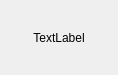
<?xml version="1.0" encoding="UTF-8"?>
<ui version="4.0">
 <class>ImgForm</class>
 <widget class="QWidget" name="ImgForm">
  <property name="geometry">
   <rect>
    <x>0</x>
    <y>0</y>
    <width>118</width>
    <height>75</height>
   </rect>
  </property>
  <property name="minimumSize">
   <size>
    <width>118</width>
    <height>0</height>
   </size>
  </property>
  <property name="maximumSize">
   <size>
    <width>128</width>
    <height>88</height>
   </size>
  </property>
  <property name="windowTitle">
   <string>Form</string>
  </property>
  <layout class="QGridLayout" name="gridLayout">
   <property name="leftMargin">
    <number>0</number>
   </property>
   <property name="topMargin">
    <number>0</number>
   </property>
   <property name="rightMargin">
    <number>0</number>
   </property>
   <property name="bottomMargin">
    <number>0</number>
   </property>
   <property name="spacing">
    <number>0</number>
   </property>
   <item row="0" column="0">
    <widget class="QLabel" name="label">
     <property name="styleSheet">
      <string notr="true">font: 75 12pt &quot;Arial&quot;;</string>
     </property>
     <property name="text">
      <string>TextLabel</string>
     </property>
     <property name="alignment">
      <set>Qt::AlignCenter</set>
     </property>
    </widget>
   </item>
  </layout>
 </widget>
 <resources/>
 <connections/>
</ui>
